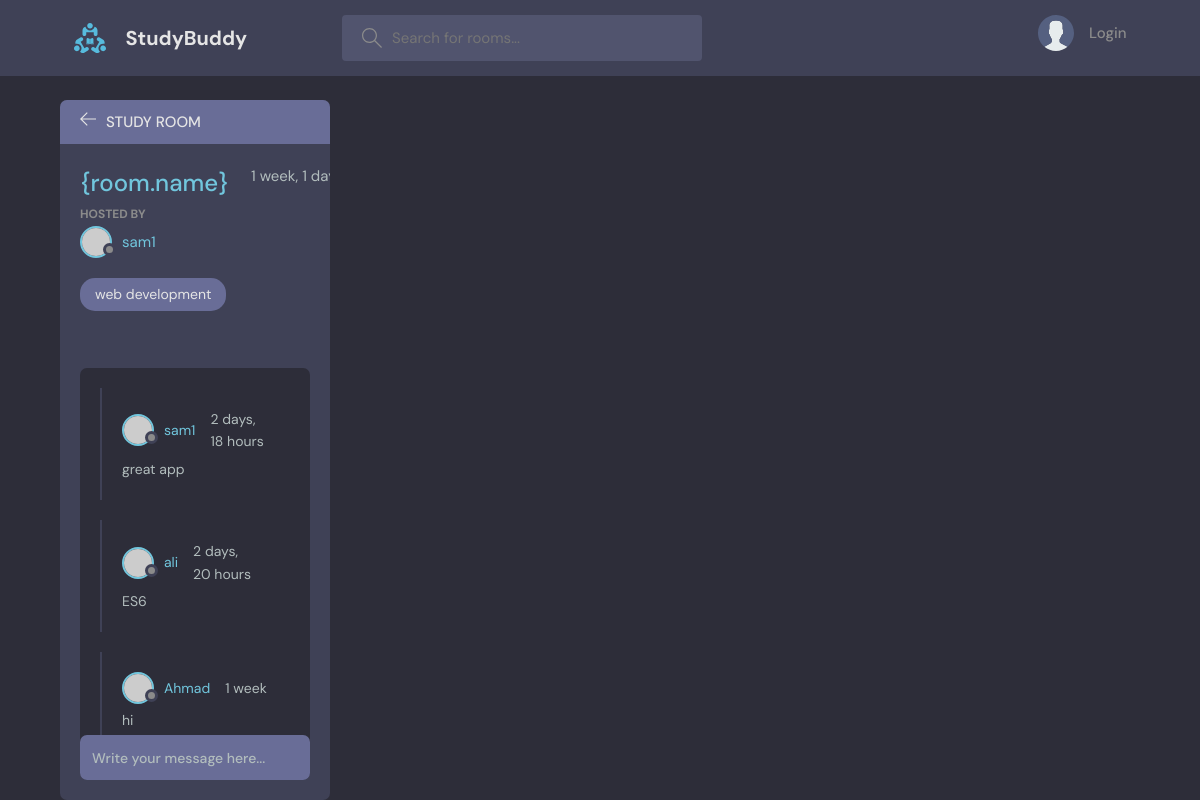
The app's page /room/1/, older data.
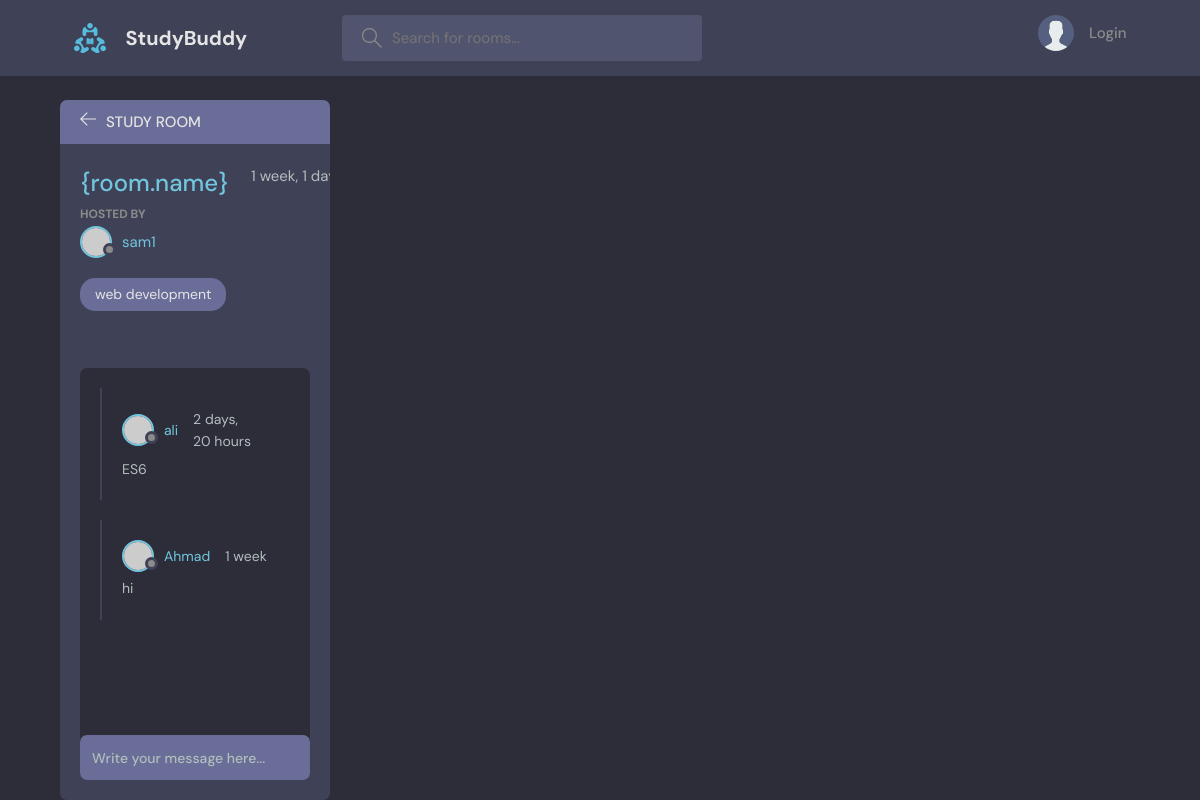
The same page, newer data.
### base/models.py (models this page shows, shortened)
class Message(models.Model):
    user= models.ForeignKey(User,on_delete=models.CASCADE)
    room= models.ForeignKey(Room,on_delete=models.CASCADE)
    body= models.TextField()
    updated=models.DateTimeField(auto_now=True)
    created=models.DateTimeField(auto_now_add=True)
    class Meta:
        ordering=['-updated','-created']

### base/views.py (the view, shortened to what this page needs)
def room(request,pk):
    room=Room.objects.get(id=pk)
    participants=room.participants.all()
    room_messages=room.message_set.all().order_by('-created')
    context={'room':room,'room_messages':room_messages,'participants':participants}
    return render(request,'base/room.html',context)

### base/models.py (called while the page is built)
    def __str__(self):
        return self.name

### base/templates/base/room.html (shortened to what this page needs)
{% extends 'main.html'%}
{% block content %}
    <main class="profile-page layout layout--2">
      <div class="container">
        <div class="room">
          <div class="room__top">
            <div class="room__topLeft">
              <a href="{% url 'home' %}">
                <svg version="1.1" xmlns="http://www.w3.org/2000/svg" width="32" height="32" viewBox="0 0 32 32">
                  <title>arrow-left</title>
                  <path
                    d="M13.723 2.286l-13.723 13.714 13.719 13.714 1.616-1.611-10.96-10.96h27.625v-2.286h-27.625l10.965-10.965-1.616-1.607z"
                  ></path>
                </svg>
              </a>
              <h3>Study Room</h3>
            </div>
          </div>
          <div class="room__box scroll">
            <div class="room__header scroll">
              <div class="room__info">
                <h3>{room.name}</h3>
                <span>{{room.created|timesince}}</span>
              </div>
              <div class="room__hosted">
                <p>Hosted By</p>
                <a href="{% url 'userProfile' room.host.id %}" class="room__author">
                  <div class="avatar avatar--small">
                    <img src="https://randomuser.me/api/portraits/men/37.jpg" />
                  </div>
                  <span>{{room.host.username}}</span>
                </a>
              </div>
              <span class="room__topics">{{room.topic}}</span>
            </div>
            <div class="room__conversation">
              <div class="threads scroll">
                {%for message in room_messages %}
                <div class="thread">
                  <div class="thread__top">
                    <div class="thread__author">
                      <a href="{%url 'userProfile' message.user.id%}" class="thread__authorInfo">
                        <div class="avatar avatar--small">
                          <img src="https://randomuser.me/api/portraits/men/37.jpg" />
                        </div>
                        <span>{{message.user.username}}</span>
                      </a>
                      <span class="thread__date">{{message.created|timesince}}</span>
                    </div>
                  </div>
                  <div class="thread__details">
                    {{message.body}}
                  </div>
                </div>
                {%endfor%}
              </div>
            </div>
          </div>
          <div class="room__message">
            <form action="#"><input name="" placeholder="Write your message here..." /></form>
          </div>
        </div>
      </div>
    </main>
  {% endblock %}

Row changes from the older to the newer data that the page shows:
removed Message: user.username "sam1", created "2 days, 18 hours", body "great app"
